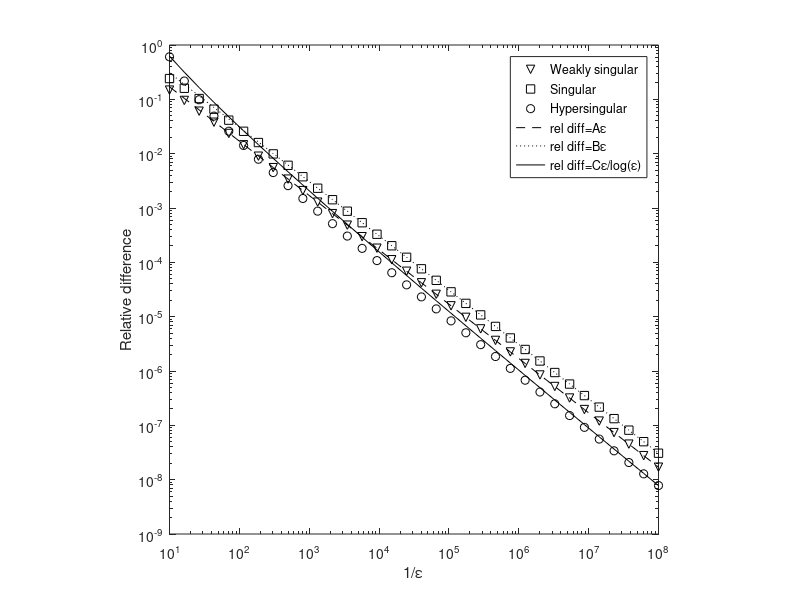

The MATLAB script that drew this image:
function plot_Fig_twotouch
load('Fig_twotouch_data.mat','ep1','epsi','errL','errM','errN')
%save Fig_hyper_data ep1 epsi errL errM errN

neps=length(ep1);
hf=figure; set(hf,'Color','w');
loglog(ep1(1:3:neps),errL(1:3:neps),'kv');
hold on;
loglog(ep1(1:3:neps),errM(1:3:neps),'ks');
hold on;
loglog(ep1(1:3:neps),errN(1:3:neps),'ko');
xlabel('1/\epsilon'); ylabel('Relative difference')
%xlim([1e1 1e7]);
axis square
A=errL(neps)*ep1(neps);
lin=A./ep1;
loglog(ep1(1:3:length(ep1)),lin(1:3:length(ep1)),'k--');
B=errM(neps)*ep1(neps);
lin=B./ep1;
loglog(ep1(1:3:length(ep1)),lin(1:3:length(ep1)),'k:');
C=errN(neps)*ep1(neps);
C=errN(neps)*ep1(neps)*log(ep1(neps));
linlog=C./(ep1.*log(ep1));
loglog(ep1(1:3:length(ep1)),linlog(1:3:length(ep1)),'k-');
legend('Weakly singular','Singular','Hypersingular','rel diff=A\epsilon','rel diff=B\epsilon','rel diff=C\epsilon/log(\epsilon)')
